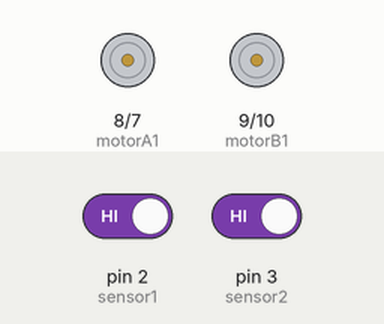
Bench run of a sketch on a simulated Arduino Uno, built with avr-gcc and run on an emulated ATmega328P. On the bench: motor-driver pin pairs drawn as motors (green arrow = first pin HIGH = forward, orange = second pin HIGH = backward, longer = more drive). Inputs (shaded band) come from the test bench; at power-on: pin 2 (sensor1) HIGH, pin 3 (sensor2) HIGH.

Above: at 1.2 s.
1.3 s: pin 2 (sensor1) driven LOW
At 2.5 s:
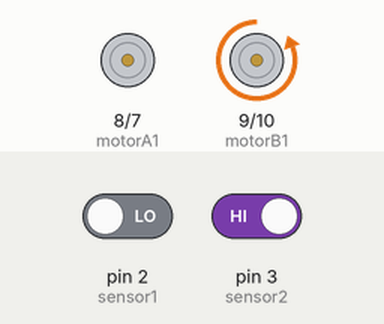
2.8 s: pin 3 (sensor2) driven LOW
At 3.7 s:
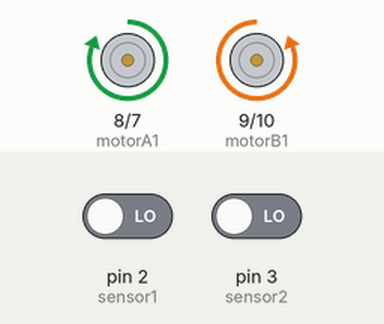
4.3 s: pin 2 (sensor1) driven HIGH
At 4.9 s:
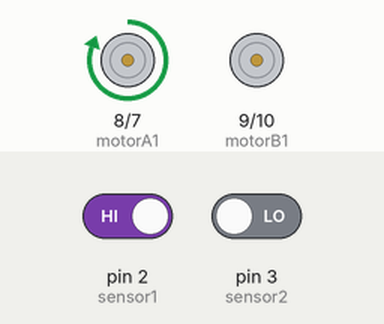
5.8 s: pin 3 (sensor2) driven HIGH
At 6.1 s:
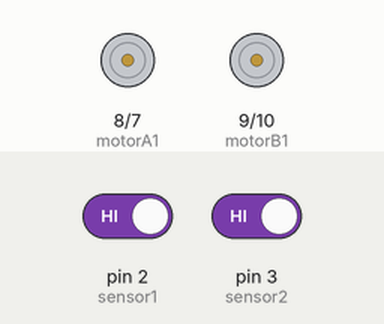
Timing chart, 0 to 8.3 s (numbered marks = the images above; inputs shaded):
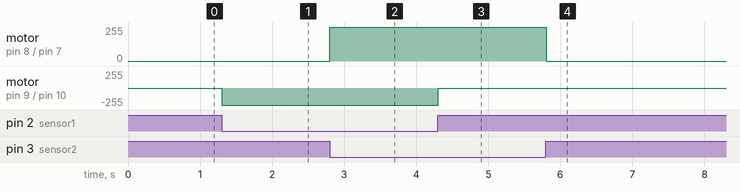

Measured:
- after the input at 1.3 s, motor on pin 9 (motorB1) / pin 10 (motorB2): stopped → backward 255/255 at once
- after the input at 2.8 s, motor on pin 8 (motorA1) / pin 7 (motorA2): stopped → forward 255/255 at once
- after the input at 4.3 s, motor on pin 9 (motorB1) / pin 10 (motorB2): backward 255/255 → stopped at once
- after the input at 5.8 s, motor on pin 8 (motorA1) / pin 7 (motorA2): forward 255/255 → stopped at once

The sketch:

Line_following_Robot.ino
```cpp
int motorA1=8;
int motorA2=7;
int motorB1=9;
int motorB2=10;
int sensor1=2;
int sensor2=3;
void setup() {
  pinMode(motorA1,OUTPUT);
  pinMode(motorA2,OUTPUT);
  pinMode(motorB1,OUTPUT);
  pinMode(motorB2,OUTPUT);
  pinMode(sensor1,INPUT);
  pinMode(sensor2,INPUT);


}

void loop() {
  if(digitalRead(sensor1)==0 && digitalRead(sensor2)==0){  //for moving Forward
    digitalWrite(motorA1,1);
    digitalWrite(motorA2,0);
    digitalWrite(motorB1,0);
    digitalWrite(motorB2,1);
    delay(50);
  }
  if(digitalRead(sensor1)==1 && digitalRead(sensor2)==0){
    digitalWrite(motorA1,1);
    digitalWrite(motorA2,0);
    digitalWrite(motorB1,0);
    digitalWrite(motorB2,0);
    delay(50);
  }
  if(digitalRead(sensor1)==0 && digitalRead(sensor2)==1){
    digitalWrite(motorA1,0);
    digitalWrite(motorA2,0);
    digitalWrite(motorB1,0);
    digitalWrite(motorB2,1);
    delay(50);
  }
  if(digitalRead(sensor1)==1 && digitalRead(sensor2)==1){      //for stop {in the line we will draw a T-line at the end where both the sensor detect }
    digitalWrite(motorA1,0);
    digitalWrite(motorA2,0);
    digitalWrite(motorB1,0);
    digitalWrite(motorB2,0);
    delay(50);
  }


}
```
